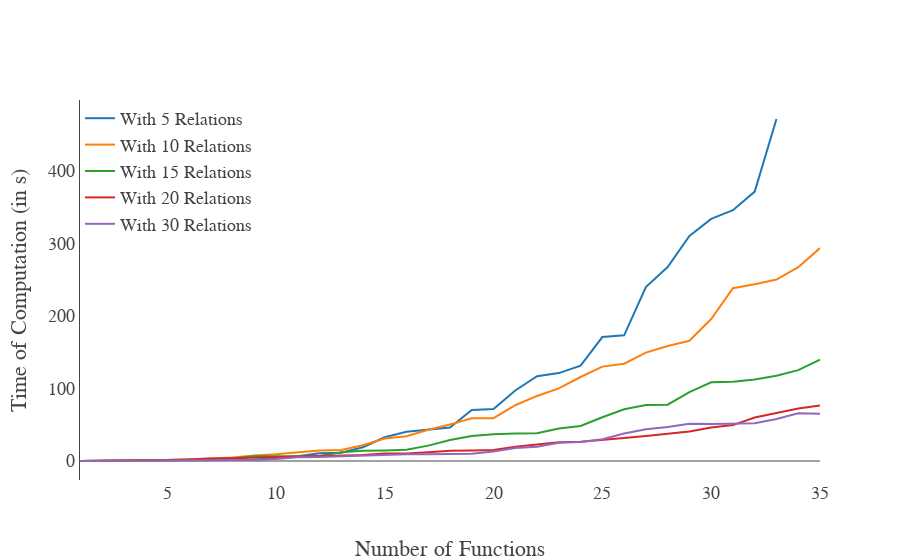

Notebook code cell kept with this figure:
### Code cell
layout = Layout(
    # title='Comparisation Performance With the Total Number of Relations',
    font=dict(family='Latin Modern Math', size=6*3),
    xaxis=dict(
        title='Number of Functions',
        autorange=True,
        showgrid=False,
        zeroline=True,
        showline=False,
        autotick=True,
        ticks='',
        showticklabels=True
    ),
    yaxis=dict(
        title='Time of Computation (in s)',
        autorange=True,
        showgrid=False,
        zeroline=True,
        showline=True,
        autotick=True,
        ticks='',
        showticklabels=True
    ),
    legend=dict(x=0, y=1)
)
fig = Figure(data=[data05, data10, data15, data20, data30], layout=layout)
iplot(fig)

### Figure 1 — Plotly figure (JSON) as saved in the notebook; plotly's stock layout.template omitted (floating-point values rounded to 4 significant figures)
{"data": [{"name": "With 5 Relations", "type": "scatter", "x": [1, 2, 3, 4, 5, 6, 7, 8, 9, 10, 11, 12, 13, 14, 15, 16, 17, 18, 19, 20, 21, 22, 23, 24, 25, 26, 27, 28, 29, 30, 31, 32, 33], "y": [0.07873, 0.1474, 0.1628, 0.2686, 0.7845, 1.034, 1.357, 1.56, 1.867, 4.002, 6.712, 10.55, 11.55, 19.03, 32.67, 40.39, 43.57, 46.19, 70.21, 71.64, 97.13, 116.9, 121.1, 131.4, 170.8, 173.2, 239.6, 267.2, 310.1, 333.6, 345.6, 371.2, 471.2]}, {"name": "With 10 Relations", "type": "scatter", "x": [1, 2, 3, 4, 5, 6, 7, 8, 9, 10, 11, 12, 13, 14, 15, 16, 17, 18, 19, 20, 21, 22, 23, 24, 25, 26, 27, 28, 29, 30, 31, 32, 33, 34, 35], "y": [0.04131, 0.1254, 0.3252, 0.7852, 1.539, 2.32, 3.59, 4.973, 7.726, 9.147, 12.17, 14.6, 15.18, 21.67, 31.05, 34.2, 43.12, 50.27, 58.75, 59.06, 76.87, 89.64, 100.1, 115.7, 130.0, 134.1, 149.3, 158.4, 165.6, 195.6, 238.1, 243.4, 249.9, 267.0, 293.3]}, {"name": "With 15 Relations", "type": "scatter", "x": [1, 2, 3, 4, 5, 6, 7, 8, 9, 10, 11, 12, 13, 14, 15, 16, 17, 18, 19, 20, 21, 22, 23, 24, 25, 26, 27, 28, 29, 30, 31, 32, 33, 34, 35], "y": [0.1632, 0.4454, 1.001, 1.038, 1.317, 1.589, 2.188, 3.487, 6.392, 6.73, 6.872, 6.957, 12.08, 14.04, 14.62, 15.41, 21.2, 29.01, 34.45, 36.81, 37.89, 38.24, 44.91, 48.21, 60.31, 71.33, 77.1, 77.62, 94.79, 108.4, 109.3, 112.2, 117.4, 125.1, 139.6]}, {"name": "With 20 Relations", "type": "scatter", "x": [1, 2, 3, 4, 5, 6, 7, 8, 9, 10, 11, 12, 13, 14, 15, 16, 17, 18, 19, 20, 21, 22, 23, 24, 25, 26, 27, 28, 29, 30, 31, 32, 33, 34, 35], "y": [0.01956, 0.1299, 0.4316, 0.5189, 1.349, 2.062, 3.529, 3.706, 4.451, 5.236, 6.265, 7.223, 7.475, 8.361, 10.35, 10.34, 12.05, 14.14, 14.4, 15.12, 19.72, 22.87, 25.73, 26.69, 29.72, 31.79, 34.42, 38.01, 40.63, 46.22, 49.5, 59.87, 65.93, 72.48, 76.45]}, {"name": "With 30 Relations", "type": "scatter", "x": [1, 2, 3, 4, 5, 6, 7, 8, 9, 10, 11, 12, 13, 14, 15, 16, 17, 18, 19, 20, 21, 22, 23, 24, 25, 26, 27, 28, 29, 30, 31, 32, 33, 34, 35], "y": [0.02779, 0.05979, 0.2025, 0.3646, 0.3992, 0.6042, 0.9883, 1.533, 1.569, 2.872, 5.347, 5.487, 6.374, 7.311, 9.048, 9.321, 9.489, 9.601, 9.969, 13.19, 18.07, 19.57, 25.24, 26.3, 30.08, 38.0, 43.64, 46.98, 51.38, 51.06, 51.21, 52.11, 57.91, 65.65, 65.25]}], "layout": {"font": {"family": "Latin Modern Math", "size": 18}, "legend": {"x": 0, "y": 1}, "xaxis": {"autorange": true, "autotick": true, "showgrid": false, "showline": false, "showticklabels": true, "ticks": "", "title": "Number of Functions", "zeroline": true}, "yaxis": {"autorange": true, "autotick": true, "showgrid": false, "showline": true, "showticklabels": true, "ticks": "", "title": "Time of Computation (in s)", "zeroline": true}}}
